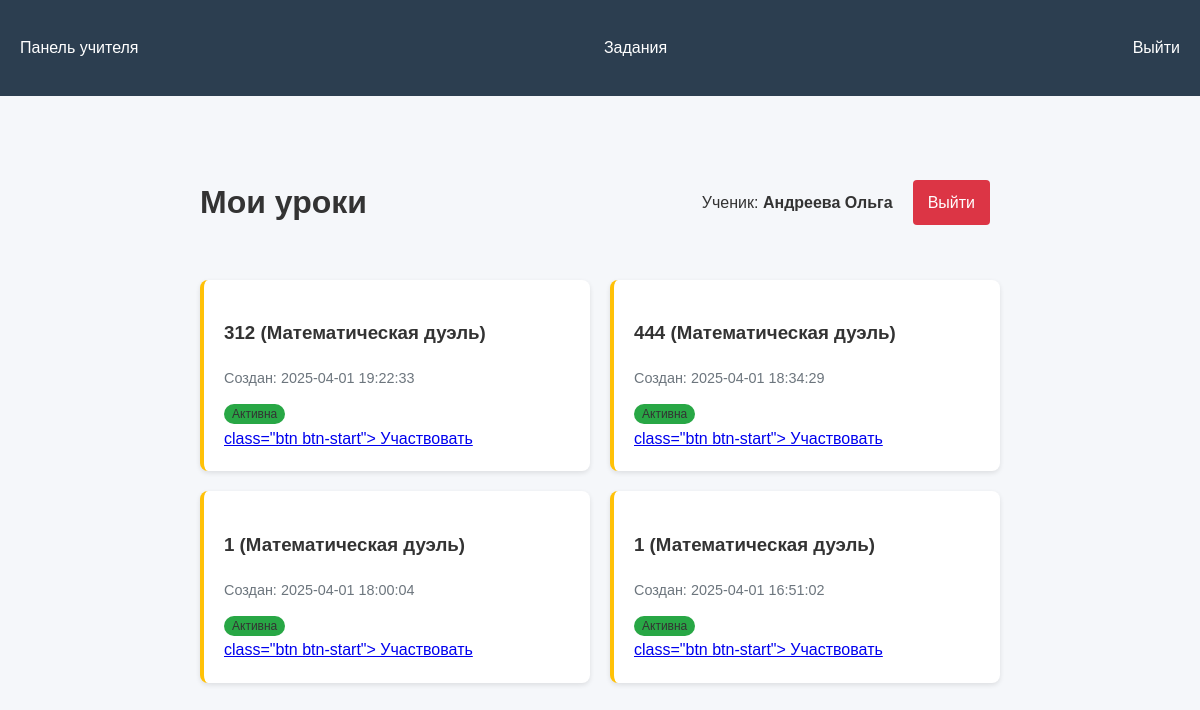
Page /student/2/lessons (signed in) on the committed database.
### tables this page shows
CREATE TABLE students (
            id INTEGER PRIMARY KEY,
            name TEXT NOT NULL,
            class_id INTEGER,
            FOREIGN KEY (class_id) REFERENCES classes (id)
        );

CREATE TABLE math_duels (
            id INTEGER PRIMARY KEY,
            class_id INTEGER NOT NULL,
            name TEXT NOT NULL,
            created_at TIMESTAMP DEFAULT CURRENT_TIMESTAMP,
            current_round INTEGER DEFAULT 1,
            status TEXT DEFAULT 'active',
            FOREIGN KEY (class_id) REFERENCES classes (id)
        );

### app.py (the view)
@app.route("/student/<int:student_id>/lessons")
def student_lessons(student_id):
    if 'student_id' not in session or session['student_id'] != student_id:
        return redirect(url_for('index'))
    conn = create_connection()
    try:
        cursor = conn.cursor()
        cursor.execute("SELECT name, class_id FROM students WHERE id = ?", (student_id,))
        student = cursor.fetchone()
        if not student:
            flash("Ученик не найден", "error")
            return redirect(url_for("index"))
        cursor.execute("""
            SELECT id, name, created_at, 'lesson' as type, NULL as status
            FROM lessons
            WHERE class_id = ?
            ORDER BY created_at DESC
        """, (student['class_id'],))
        lessons = cursor.fetchall()
        cursor.execute("""
            SELECT id as duel_id, name, created_at, 'duel' as type, status
            FROM math_duels
            WHERE class_id = ?
            ORDER BY created_at DESC
        """, (student['class_id'],))
        duels = cursor.fetchall()
        all_lessons = lessons + [
            {**duel, 'id': duel['duel_id']} for duel in duels
        ]
        return render_template("student_lessons.html",
                            student_id=student_id,
                            student_name=student['name'],
                            lessons=all_lessons)
    except Error as e:
        flash(f"Ошибка базы данных: {str(e)}", "error")
        return redirect(url_for("index"))
    finally:
        conn.close()

### app.py (called while the page is built)
@app.before_request
def check_concurrent_users():
    if request.path.startswith('/student'):
        if len(session) > 40:
            abort(503, "Сервер перегружен, попробуйте позже")

### db.py (called while the page is built)
def create_connection(db_file="database.db"):
    conn = None
    try:
        conn = sqlite3.connect(
            db_file,
            timeout=30,  # 30 секунд ожидания при блокировке
            check_same_thread=False  # Для многопоточной работы
        )
        conn.row_factory = sqlite3.Row
        conn.execute("PRAGMA journal_mode=WAL")
        conn.execute("PRAGMA synchronous=NORMAL")
        return conn
    except Error as e:
        app.logger.error(f"Ошибка подключения: {e}")
        return None

### templates/student_lessons.html (shortened to what this page needs)
{% extends "base.html" %}
{% block content %}
<div class="student-container">
    <div class="student-header">
        <h1>Мои уроки</h1>
        <div class="student-info">
            <p>Ученик: <strong>{{ student_name }}</strong></p>
            <a href="{{ url_for('logout') }}" class="btn btn-logout">Выйти</a>
        </div>
    </div>
    <div class="lessons-list">
        {% for lesson in lessons %}
            {% if lesson.type == 'duel' %}
                <div class="lesson-card duel-card">
                    <h3>{{ lesson.name }} (Математическая дуэль)</h3>
                    <p class="lesson-date">Создан: {{ lesson.created_at }}</p>
                    <div class="duel-status">
                        {% if lesson.status == 'active' %}
                            <span class="badge badge-success">Активна</span>
                        {% else %}
                            <span class="badge badge-secondary">Завершена</span>
                        {% endif %}
                    </div>
                    <a href="{{ url_for('student_duel_view', duel_id=lesson.duel_id) }}">
                       class="btn btn-start">
                        Участвовать
                    </a>
                </div>
            {% endif %}
        {% else %}
            <div class="empty-lessons">
                <p>Для вашего класса пока нет уроков</p>
                <img src="{{ url_for('static', filename='images/no-lessons.png') }}" alt="Нет уроков">
            </div>
        {% endfor %}
    </div>
</div>
{% endblock %}

### static/style.css (style rules this page uses)
body { font-family: 'Arial', sans-serif; margin: 0; padding: 0; background-color: #f5f7fa; color: #333; line-height: 1.6; }
.btn { display: inline-block; padding: 10px 15px; background-color: #3498db; color: white; border: none; border-radius: 4px; text-decoration: none; cursor: pointer; font-size: 16px; margin-right: 10px; }
.lessons-list, .tasks-list { display: grid; grid-template-columns: repeat(auto-fill, minmax(300px, 1fr)); gap: 20px; margin-top: 20px; }
.lesson-card, .task-card { background: white; padding: 20px; border-radius: 8px; box-shadow: 0 2px 5px rgba(0,0,0,0.1); }
.student-container { max-width: 800px; margin: 0 auto; padding: 20px; }
.student-header { display: flex; justify-content: space-between; align-items: center; margin-bottom: 30px; }
.student-info { display: flex; align-items: center; gap: 20px; }
.btn-logout { background-color: #dc3545; color: white; }
.lessons-list { display: grid; grid-template-columns: repeat(auto-fill, minmax(300px, 1fr)); gap: 20px; }
.lesson-card { background: white; padding: 20px; border-radius: 8px; box-shadow: 0 2px 5px rgba(0,0,0,0.1); transition: transform 0.3s ease; }
.lesson-date { color: #6c757d; font-size: 0.9em; margin: 10px 0; }
.badge { padding: 3px 8px; border-radius: 12px; font-size: 12px; }

### templates/student_lessons.html (style rules this page uses)
.duel-card { border-left: 4px solid #ffc107; }
.badge-success { background-color: #28a745; }

### rows in the picture
students: name "Андреева Ольга"
math_duels: name "312", created_at "2025-04-01 19:22:33", status "Активна"
math_duels: name "444", created_at "2025-04-01 18:34:29", status "Активна"
math_duels: name "1", created_at "2025-04-01 18:00:04", status "Активна"
math_duels: name "1", created_at "2025-04-01 16:51:02", status "Активна"
